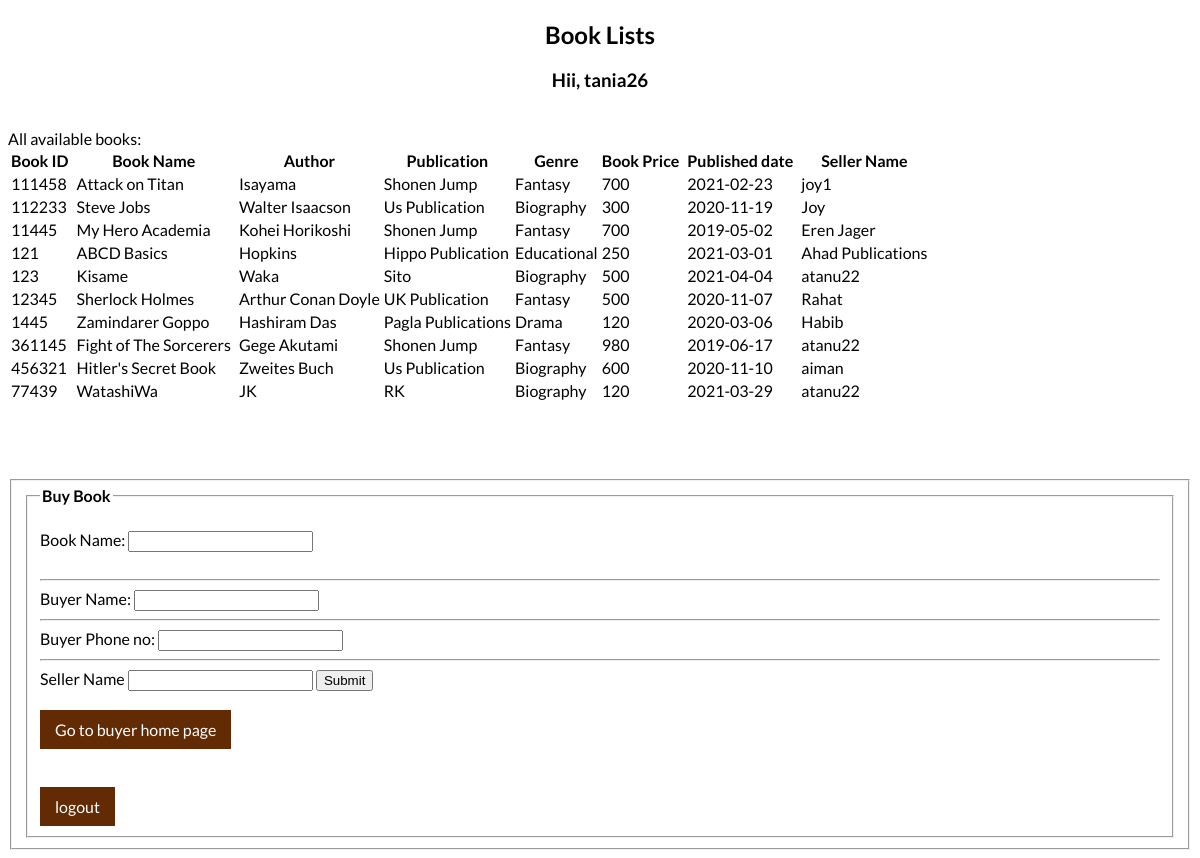
/view/buybook.php (signed in), run on the app's committed database.
### tables this page shows
CREATE TABLE `inventory` (
  `BookID` varchar(10) NOT NULL,
  `BookName` varchar(30) NOT NULL,
  `Author` varchar(30) NOT NULL,
  `Publication` varchar(50) NOT NULL,
  `Genre` varchar(15) NOT NULL,
  `BookPrice` double NOT NULL,
  `BookPublished` date NOT NULL,
  `SellerName` varchar(20) NOT NULL
);

### control/db.php (called while the page is built, shortened)
<?php
class db{
 function ShowAll($conn,$table)
 {
$result = $conn->query("SELECT * FROM  $table");
 return $result;
 }
}
?>

### view/buybook.php (the view, shortened to what this page needs)
<?php
include('../control/db.php');
?>
<!DOCTYPE html>
<html>
<head>
</head>
<body>
<h2>Book Lists</h2>
<h3>Hii, <?php echo $_SESSION["username"];?></h3>
<br/>All available books:
<?php
$connection = new db();
$conobj=$connection->OpenCon();
$userQuery=$connection->ShowAll($conobj,"inventory");
if ($userQuery->num_rows > 0) {
    echo "<table><tr><th>Book ID</th><th><th>Book Name</th><th><th>Author</th><th>Publication</th><th>Genre</th><th>Book Price</th><th><th>Published date</th><th><th>Seller Name</th>";
    while($row = $userQuery->fetch_assoc()) {
      echo "<tr><td>".$row["BookID"]."</td><td><td>".$row["BookName"]."</td><td><td>".$row["Author"]."</td><td>".$row["Publication"]."</td><td>".$row["Genre"]."</td><td>".$row["BookPrice"]."</td><td><td>".$row["BookPublished"]."</td><td><td>".$row["SellerName"]."</td><td>";
    }
    echo "</table>";
  } else {
    echo "0 results";
  }
?>
<br/>
<br/>
<br/>
<br>
  <fieldset>
  <fieldset>
<legend align="left"><b> Buy Book</b></legend>
<br>
<tr>
<form method="post" action="../databasecreation/buyerrequest.php"   enctype="multipart/form-data">
<td><label for="BookName">Book Name: </label></td>
<td><input type="text" name="BookName" required><br></td>
</tr>
<br>
<hr>
<tr>
<td><label for="BuyerName">Buyer Name:</label></td>
<td><input type="text" name="BuyerName" required></td>
</tr>
<br>
<hr>
<tr>
<td><label for="BuyerPhoneNumber">Buyer Phone no:</label></td>
<td><input type="text" name="BuyerPhoneNumber" required></td>
</tr>
<br>
<hr>
<tr>
<td><label for="SellerName">Seller Name</label></td>
<td><input type="text" name="SellerName" required></td>
</tr>
<input type="submit">
<br/>
<br/>
<a href="buyerhome.php">Go to buyer home page</a>
<br/>
<br/>
<br/>
<a href="../control/logout.php">logout</a>
</body>
</html>

### view/buybook.php (style rules this page uses)
h2 { text-align: center; }
h3 { text-align: center; }
body { font-family: 'Lato', sans-serif; background-image: url('background/image2.jpg'); background-repeat: no-repeat; background-attachment: fixed; background-size: 100% 100%; }
a:link, a:visited { background-color: rgb(99, 43, 4); color: white; padding: 10px 15px; text-align: center; text-decoration: none; display: inline-block; }

### data on the page
inventory: BookID "111458", BookName "Attack on Titan", Author "Isayama", Publication "Shonen Jump", Genre "Fantasy", BookPrice "700", BookPublished "2021-02-23", SellerName "joy1"
inventory: BookID "112233", BookName "Steve Jobs", Author "Walter Isaacson", Publication "Us Publication", Genre "Biography", BookPrice "300", BookPublished "2020-11-19", SellerName "Joy"
inventory: BookID "11445", BookName "My Hero Academia", Author "Kohei Horikoshi", Publication "Shonen Jump", Genre "Fantasy", BookPrice "700", BookPublished "2019-05-02", SellerName "Eren Jager"
inventory: BookID "121", BookName "ABCD Basics", Author "Hopkins", Publication "Hippo Publication", Genre "Educational", BookPrice "250", BookPublished "2021-03-01", SellerName "Ahad Publications"
inventory: BookID "123", BookName "Kisame", Author "Waka", Publication "Sito", Genre "Biography", BookPrice "500", BookPublished "2021-04-04", SellerName "atanu22"
inventory: BookID "12345", BookName "Sherlock Holmes", Author "Arthur Conan Doyle", Publication "UK Publication", Genre "Fantasy", BookPrice "500", BookPublished "2020-11-07", SellerName "Rahat"
inventory: BookID "1445", BookName "Zamindarer Goppo", Author "Hashiram Das", Publication "Pagla Publications", Genre "Drama", BookPrice "120", BookPublished "2020-03-06", SellerName "Habib"
inventory: BookID "361145", BookName "Fight of The Sorcerers", Author "Gege Akutami", Publication "Shonen Jump", Genre "Fantasy", BookPrice "980", BookPublished "2019-06-17", SellerName "atanu22"
inventory: BookID "456321", BookName "Hitler's Secret Book", Author "Zweites Buch", Publication "Us Publication", Genre "Biography", BookPrice "600", BookPublished "2020-11-10", SellerName "aiman"
inventory: BookID "77439", BookName "WatashiWa", Author "JK", Publication "RK", Genre "Biography", BookPrice "120", BookPublished "2021-03-29", SellerName "atanu22"

### other printed values
$_SESSION["username"] "tania26"
